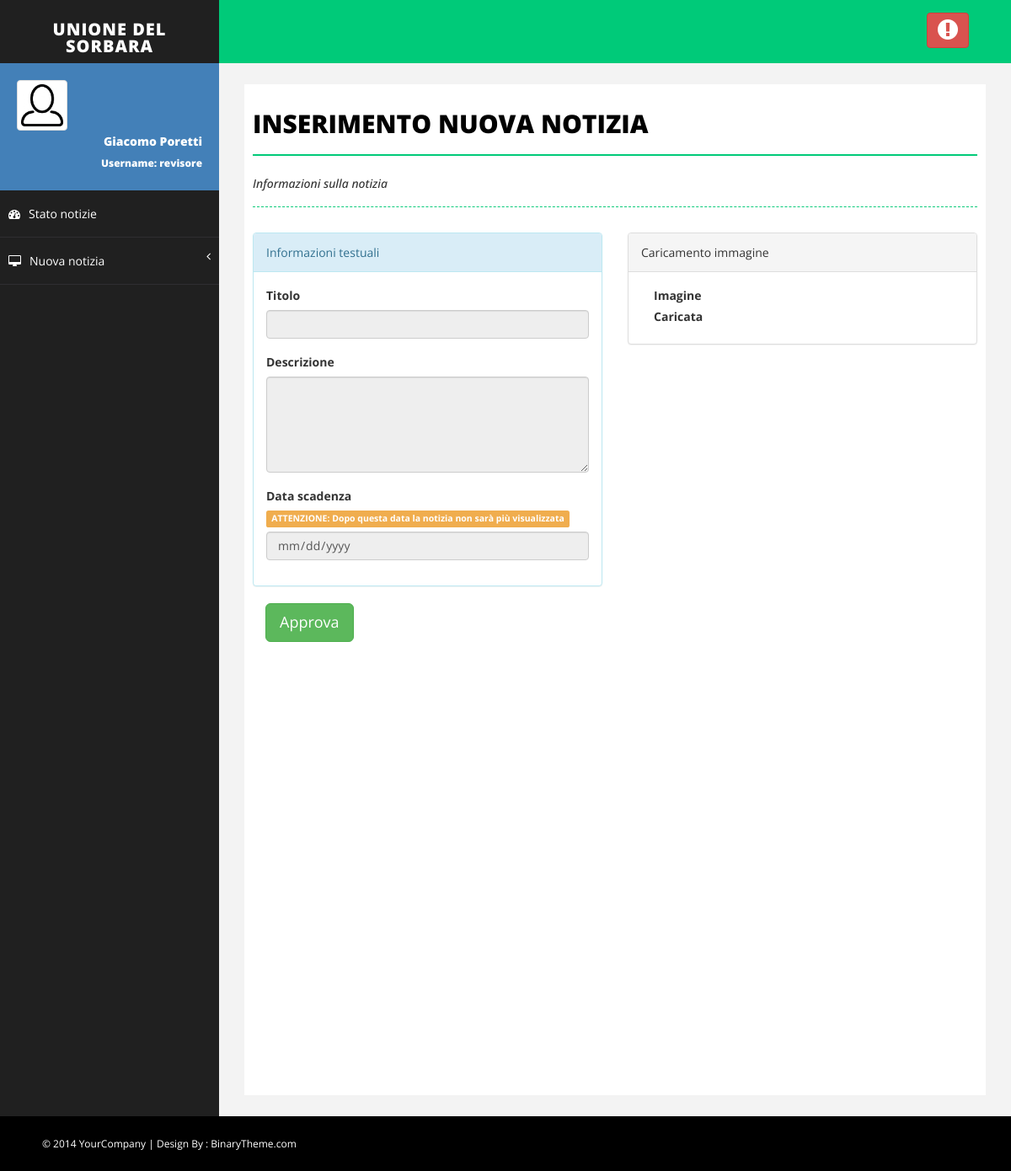
The app's page /approva/15 (signed in), older data.
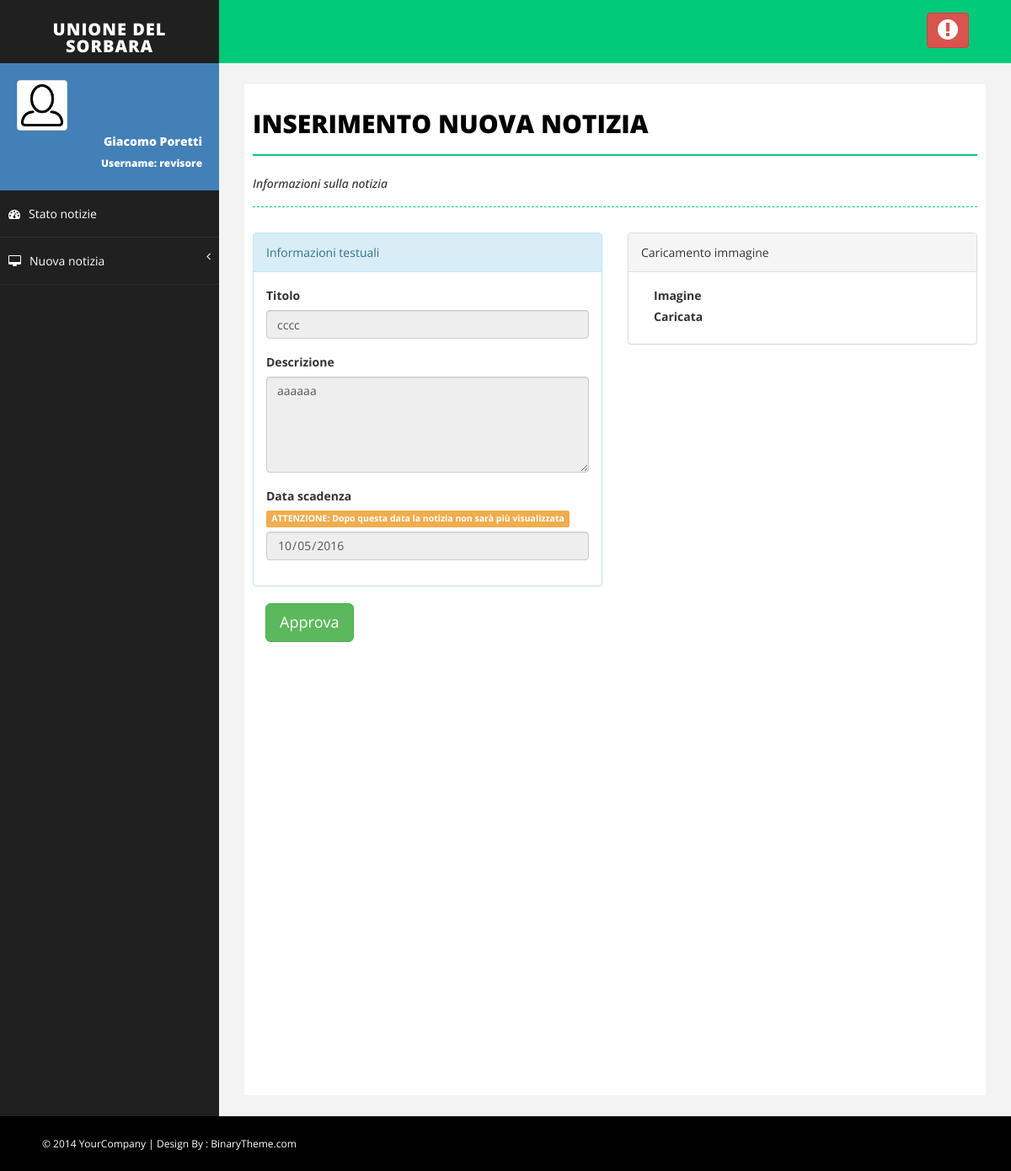
The same page, newer data.
### Monitor/models.py (models this page shows, shortened)
class Notizia(models.Model):
    titolo = models.CharField(max_length=settings.MAX_LUN_TITOLO)
    descrizione = models.TextField(max_length=settings.MAX_LUN_DESCRIZIONE)
    immagine = models.ImageField(upload_to=get_nome_immagine_notizia, default=None)
    approvata = models.BooleanField(default=False)
    inserzionista = models.ForeignKey(MyUser)
    data_inserimento = models.DateTimeField(default=timezone.now)
    data_scadenza = models.DateTimeField(default=timezone.now()+datetime.timedelta(days=15))

### Monitor/views.py (the view, shortened to what this page needs)
# urls.py: url(r'^approva/(?P<id_notizia>[0-9]+)$', views.approva_notizia, name='approva_notizia'),
def approva_notizia(request, id_notizia):
    if controlla_gruppo('Revisore', request.user):
        notizia = Notizia.objects.filter(pk=id_notizia).last()
        if request.method == 'GET':
            return render(request, 'Monitor/approva_notizie.html', {'notizia': notizia})
    else:
        return myindex(request, errore='Solo i revisori possono approvare le notizie')

### Monitor/views.py (called while the page is built)
def controlla_gruppo(group, user):
    if isinstance(group, six.string_types):
        groups = (group,)
    else:
        groups = group
    if user.groups.filter(name__in=groups).exists():
        return True
    return False

### Monitor/templates/Monitor/approva_notizie.html (shortened to what this page needs)
{% extends 'Monitor/base.html' %}
{% block body %}
    <div id="page-inner">
        <form role="form" action="{% url 'Monitor:approva_notizia' notizia.id %}" method="post">
            <div class="row">
                <div class="col-md-12">
                    <h1 class="page-head-line">Inserimento nuova notizia</h1>
                    <h1 class="page-subhead-line">Informazioni sulla notizia</h1>
                </div>
            </div>
            <div class="row">
                <div class="col-md-6">
                    <div class="panel panel-info">
                        <div class="panel-heading">
                            Informazioni testuali
                        </div>
                        <div class="panel-body">
                            <div class="form-group">
                                <label>Titolo</label>
                                <input class="form-control" type="text" name="titolo" value="{{ notizia.titolo }}" disabled>
                            </div>
                            <div class="form-group">
                                <label>Descrizione</label>
                                <textarea class="form-control" rows="5" name="descrizione" disabled>{{ notizia.descrizione }}</textarea>
                            </div>
                            <div class="form-group">
                                <label>Data scadenza <span class="label label-warning" ><strong>ATTENZIONE:</strong> Dopo questa data la notizia non sarà più visualizzata</span></label>
                                <input class="form-control" type="date" name="data_scadenza" value="{{ notizia.data_scadenza|date:"Y-g-d" }}" disabled>
                            </div>
                        </div>
                    </div>
                </div>
                <div class="col-md-6">
                    <div class="panel panel-default">
                        <div class="panel-heading">
                            Caricamento immagine
                        </div>
                        <div class="panel-body">
                            <div class="form-group">
                                <label class="control-label col-lg-4">Imagine Caricata</label>
                            </div>
                        </div>
                    </div>
                </div>
            </div>
            <div class="col-md-6">
                <button type="submit" class="btn btn-lg btn-success" >Approva</button>
            </div>
        </form>
    </div>
{% endblock %}

Row changes from the older to the newer data that the page shows:
added Notizia: titolo "cccc", descrizione "aaaaaa", data_scadenza "10/05/2016"
